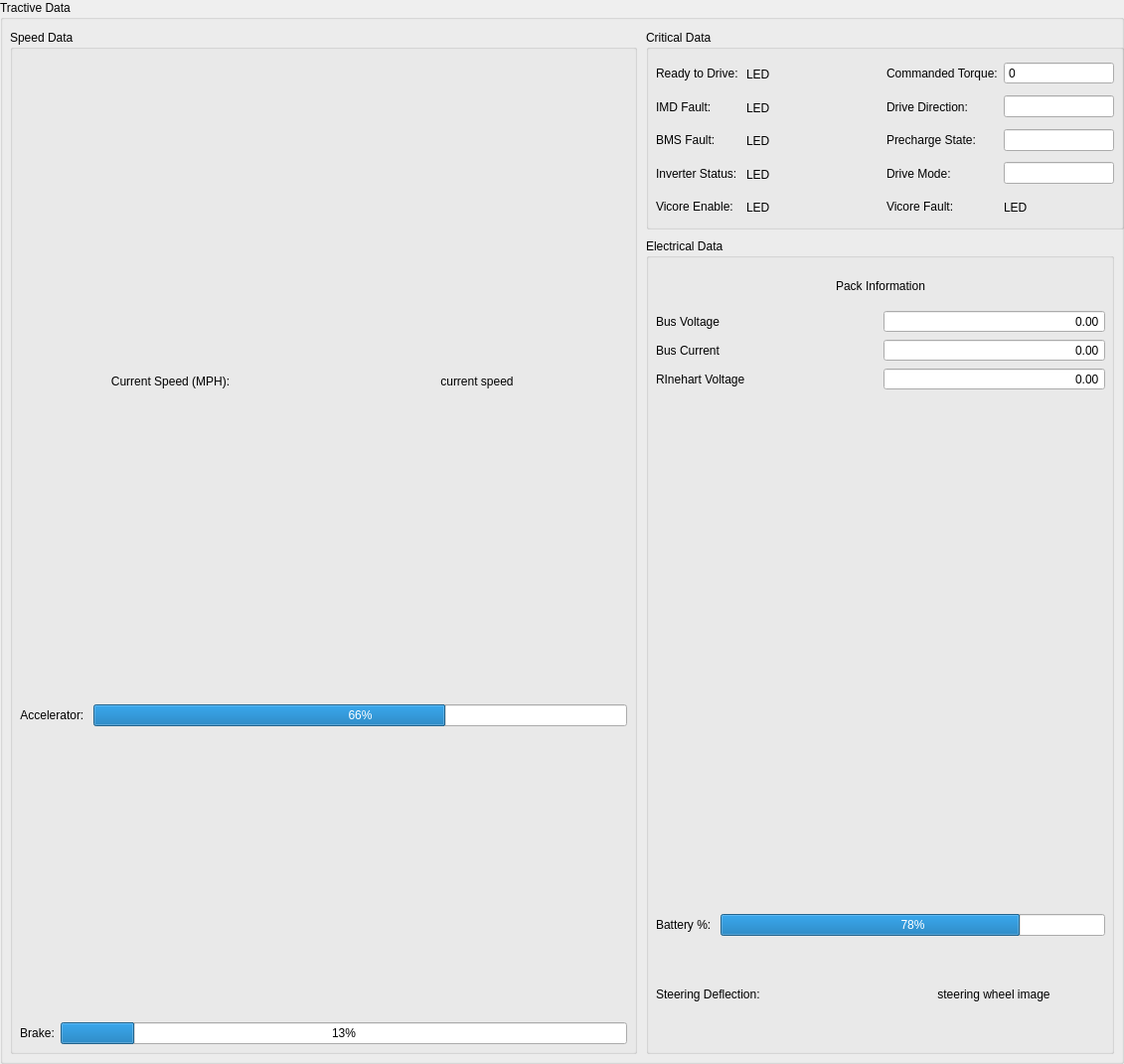
   <widget class="QGroupBox" name="MechanicalDataGroupBox">
    <property name="geometry">
     <rect>
      <x>10</x>
      <y>0</y>
      <width>1131</width>
      <height>1071</height>
     </rect>
    </property>
    <property name="title">
     <string>Tractive Data</string>
    </property>
    <widget class="QGroupBox" name="groupBox_3">
     <property name="geometry">
      <rect>
       <x>650</x>
       <y>30</y>
       <width>481</width>
       <height>201</height>
      </rect>
     </property>
     <property name="title">
      <string>Critical Data</string>
     </property>
     <widget class="QWidget" name="layoutWidget">
      <property name="geometry">
       <rect>
        <x>10</x>
        <y>30</y>
        <width>461</width>
        <height>161</height>
       </rect>
      </property>
      <layout class="QGridLayout" name="gridLayout">
       <item row="3" column="4">
        <widget class="QLineEdit" name="DriveModeTbx">
         <property name="maximumSize">
          <size>
           <width>130</width>
           <height>16777215</height>
          </size>
         </property>
         <property name="alignment">
          <set>Qt::AlignmentFlag::AlignLeading|Qt::AlignmentFlag::AlignLeft|Qt::AlignmentFlag::AlignVCenter</set>
         </property>
         <property name="readOnly">
          <bool>true</bool>
         </property>
        </widget>
       </item>
       <item row="0" column="4">
        <widget class="QDoubleSpinBox" name="CommandedTorqueSbx">
         <property name="sizePolicy">
          <sizepolicy hsizetype="Expanding" vsizetype="Fixed">
           <horstretch>0</horstretch>
           <verstretch>0</verstretch>
          </sizepolicy>
         </property>
         <property name="maximumSize">
          <size>
           <width>130</width>
           <height>16777215</height>
          </size>
         </property>
         <property name="alignment">
          <set>Qt::AlignmentFlag::AlignLeading|Qt::AlignmentFlag::AlignLeft|Qt::AlignmentFlag::AlignVCenter</set>
         </property>
         <property name="readOnly">
          <bool>true</bool>
         </property>
         <property name="buttonSymbols">
          <enum>QAbstractSpinBox::ButtonSymbols::NoButtons</enum>
         </property>
         <property name="decimals">
          <number>0</number>
         </property>
         <property name="maximum">
          <double>250.000000000000000</double>
         </property>
        </widget>
       </item>
       <item row="2" column="1">
        <widget class="QLabel" name="BMSFaultLED">
         <property name="sizePolicy">
          <sizepolicy hsizetype="Fixed" vsizetype="Fixed">
           <horstretch>0</horstretch>
           <verstretch>0</verstretch>
          </sizepolicy>
         </property>
         <property name="minimumSize">
          <size>
           <width>0</width>
           <height>30</height>
          </size>
         </property>
         <property name="maximumSize">
          <size>
           <width>16777215</width>
           <height>30</height>
          </size>
         </property>
         <property name="text">
          <string>LED</string>
         </property>
        </widget>
       </item>
       <item row="3" column="2">
        <spacer name="horizontalSpacer_11">
         <property name="orientation">
          <enum>Qt::Orientation::Horizontal</enum>
         </property>
         <property name="sizeHint" stdset="0">
          <size>
           <width>40</width>
           <height>20</height>
          </size>
         </property>
        </spacer>
       </item>
       <item row="1" column="1">
        <widget class="QLabel" name="IMDFaultLED">
         <property name="sizePolicy">
          <sizepolicy hsizetype="Fixed" vsizetype="Fixed">
           <horstretch>0</horstretch>
           <verstretch>0</verstretch>
          </sizepolicy>
         </property>
         <property name="minimumSize">
          <size>
           <width>0</width>
           <height>30</height>
          </size>
         </property>
         <property name="maximumSize">
          <size>
           <width>16777215</width>
           <height>30</height>
          </size>
         </property>
         <property name="text">
          <string>LED</string>
         </property>
        </widget>
       </item>
       <item row="3" column="0">
        <widget class="QLabel" name="InverterStatusLbl">
         <property name="text">
          <string>Inverter Status: </string>
         </property>
        </widget>
       </item>
       <item row="1" column="3">
        <widget class="QLabel" name="DriveDirectionLbl">
         <property name="text">
          <string>Drive Direction: </string>
         </property>
        </widget>
       </item>
       <item row="0" column="3">
        <widget class="QLabel" name="commandedTorqueLbl">
         <property name="text">
          <string>Commanded Torque:</string>
         </property>
        </widget>
       </item>
       <item row="0" column="1">
        <widget class="QLabel" name="readyToDriveLED">
         <property name="sizePolicy">
          <sizepolicy hsizetype="Fixed" vsizetype="Fixed">
           <horstretch>0</horstretch>
           <verstretch>0</verstretch>
          </sizepolicy>
         </property>
         <property name="minimumSize">
          <size>
           <width>0</width>
           <height>30</height>
          </size>
         </property>
         <property name="maximumSize">
          <size>
           <width>16777215</width>
           <height>30</height>
          </size>
         </property>
         <property name="text">
          <string>LED</string>
         </property>
        </widget>
       </item>
       <item row="1" column="0">
        <widget class="QLabel" name="IMDFaultLbl">
         <property name="text">
          <string>IMD Fault: </string>
         </property>
        </widget>
       </item>
       <item row="2" column="4">
        <widget class="QLineEdit" name="prechargeStateTbx">
         <property name="maximumSize">
          <size>
           <width>130</width>
           <height>16777215</height>
          </size>
         </property>
         <property name="alignment">
          <set>Qt::AlignmentFlag::AlignLeading|Qt::AlignmentFlag::AlignLeft|Qt::AlignmentFlag::AlignVCenter</set>
         </property>
         <property name="readOnly">
          <bool>true</bool>
         </property>
        </widget>
       </item>
       <item row="2" column="3">
        <widget class="QLabel" name="prechargeStateLbl">
         <property name="text">
          <string>Precharge State:</string>
         </property>
        </widget>
       </item>
       <item row="1" column="4">
        <widget class="QLineEdit" name="driveDirectionTbx">
         <property name="maximumSize">
          <size>
           <width>130</width>
           <height>16777215</height>
          </size>
         </property>
         <property name="alignment">
          <set>Qt::AlignmentFlag::AlignLeading|Qt::AlignmentFlag::AlignLeft|Qt::AlignmentFlag::AlignVCenter</set>
         </property>
         <property name="readOnly">
          <bool>true</bool>
         </property>
        </widget>
       </item>
       <item row="3" column="3">
        <widget class="QLabel" name="DriveModeLbl">
         <property name="text">
          <string>Drive Mode:</string>
         </property>
         <property name="alignment">
          <set>Qt::AlignmentFlag::AlignLeading|Qt::AlignmentFlag::AlignLeft|Qt::AlignmentFlag::AlignVCenter</set>
         </property>
        </widget>
       </item>
       <item row="0" column="0">
        <widget class="QLabel" name="readyToDriveLbl">
         <property name="text">
          <string>Ready to Drive:</string>
         </property>
        </widget>
       </item>
       <item row="0" column="2">
        <spacer name="horizontalSpacer_2">
         <property name="orientation">
          <enum>Qt::Orientation::Horizontal</enum>
         </property>
         <property name="sizeHint" stdset="0">
          <size>
           <width>40</width>
           <height>20</height>
          </size>
         </property>
        </spacer>
       </item>
       <item row="2" column="2">
        <spacer name="horizontalSpacer_10">
         <property name="orientation">
          <enum>Qt::Orientation::Horizontal</enum>
         </property>
         <property name="sizeHint" stdset="0">
          <size>
           <width>40</width>
           <height>20</height>
          </size>
         </property>
        </spacer>
       </item>
       <item row="3" column="1">
        <widget class="QLabel" name="InverterStatusLED">
         <property name="enabled">
          <bool>true</bool>
         </property>
         <property name="sizePolicy">
          <sizepolicy hsizetype="Fixed" vsizetype="Fixed">
           <horstretch>0</horstretch>
           <verstretch>0</verstretch>
          </sizepolicy>
         </property>
         <property name="minimumSize">
          <size>
           <width>0</width>
           <height>30</height>
          </size>
         </property>
         <property name="maximumSize">
          <size>
           <width>16777215</width>
           <height>30</height>
          </size>
         </property>
         <property name="text">
          <string>LED</string>
         </property>
        </widget>
       </item>
       <item row="2" column="0">
        <widget class="QLabel" name="BMSFaultLbl">
         <property name="text">
          <string>BMS Fault:</string>
         </property>
        </widget>
       </item>
       <item row="1" column="2">
        <spacer name="horizontalSpacer_9">
         <property name="orientation">
          <enum>Qt::Orientation::Horizontal</enum>
         </property>
         <property name="sizeHint" stdset="0">
          <size>
           <width>40</width>
           <height>20</height>
          </size>
         </property>
        </spacer>
       </item>
       <item row="4" column="0">
        <widget class="QLabel" name="vircoreEnableLbl">
         <property name="text">
          <string>Vicore Enable: </string>
         </property>
        </widget>
       </item>
       <item row="4" column="3">
        <widget class="QLabel" name="vicoreFaultLbl">
         <property name="text">
          <string>Vicore Fault: </string>
         </property>
        </widget>
       </item>
       <item row="4" column="2">
        <spacer name="horizontalSpacer_12">
         <property name="orientation">
          <enum>Qt::Orientation::Horizontal</enum>
         </property>
         <property name="sizeHint" stdset="0">
          <size>
           <width>40</width>
           <height>20</height>
          </size>
         </property>
        </spacer>
       </item>
       <item row="4" column="1">
        <widget class="QLabel" name="vicoreEnableLED">
         <property name="enabled">
          <bool>true</bool>
         </property>
         <property name="sizePolicy">
          <sizepolicy hsizetype="Fixed" vsizetype="Fixed">
           <horstretch>0</horstretch>
           <verstretch>0</verstretch>
          </sizepolicy>
         </property>
         <property name="minimumSize">
          <size>
           <width>0</width>
           <height>30</height>
          </size>
         </property>
         <property name="maximumSize">
          <size>
           <width>16777215</width>
           <height>30</height>
          </size>
         </property>
         <property name="text">
          <string>LED</string>
         </property>
        </widget>
       </item>
       <item row="4" column="4">
        <widget class="QLabel" name="vicoreFaultLED">
         <property name="enabled">
          <bool>true</bool>
         </property>
         <property name="sizePolicy">
          <sizepolicy hsizetype="Fixed" vsizetype="Fixed">
           <horstretch>0</horstretch>
           <verstretch>0</verstretch>
          </sizepolicy>
         </property>
         <property name="minimumSize">
          <size>
           <width>0</width>
           <height>30</height>
          </size>
         </property>
         <property name="maximumSize">
          <size>
           <width>16777215</width>
           <height>30</height>
          </size>
         </property>
         <property name="text">
          <string>LED</string>
         </property>
        </widget>
       </item>
      </layout>
     </widget>
    </widget>
    <widget class="QGroupBox" name="groupBox_4">
     <property name="geometry">
      <rect>
       <x>10</x>
       <y>30</y>
       <width>631</width>
       <height>1031</height>
      </rect>
     </property>
     <property name="title">
      <string>Speed Data</string>
     </property>
     <widget class="QWidget" name="layoutWidget">
      <property name="geometry">
       <rect>
        <x>10</x>
        <y>30</y>
        <width>611</width>
        <height>341</height>
       </rect>
      </property>
      <layout class="QVBoxLayout" name="verticalLayout_6">
       <item>
        <widget class="QWidget" name="speedPlot" native="true">
         <property name="sizePolicy">
          <sizepolicy hsizetype="MinimumExpanding" vsizetype="MinimumExpanding">
           <horstretch>0</horstretch>
           <verstretch>0</verstretch>
          </sizepolicy>
         </property>
         <property name="minimumSize">
          <size>
           <width>600</width>
           <height>300</height>
          </size>
         </property>
         <property name="maximumSize">
          <size>
           <width>600</width>
           <height>300</height>
          </size>
         </property>
        </widget>
       </item>
       <item>
        <layout class="QHBoxLayout" name="horizontalLayout_3">
         <item>
          <widget class="QLabel" name="currentSpeedLbl">
           <property name="text">
            <string>Current Speed (MPH):</string>
           </property>
           <property name="alignment">
            <set>Qt::AlignmentFlag::AlignCenter</set>
           </property>
          </widget>
         </item>
         <item>
          <widget class="QLabel" name="currentSpeedDataLbl">
           <property name="sizePolicy">
            <sizepolicy hsizetype="Preferred" vsizetype="MinimumExpanding">
             <horstretch>0</horstretch>
             <verstretch>0</verstretch>
            </sizepolicy>
           </property>
           <property name="text">
            <string>current speed</string>
           </property>
           <property name="alignment">
            <set>Qt::AlignmentFlag::AlignCenter</set>
           </property>
          </widget>
         </item>
        </layout>
       </item>
      </layout>
     </widget>
     <widget class="QWidget" name="layoutWidget">
      <property name="geometry">
       <rect>
        <x>10</x>
        <y>380</y>
        <width>611</width>
        <height>321</height>
       </rect>
      </property>
      <layout class="QVBoxLayout" name="verticalLayout_4">
       <item>
        <widget class="QWidget" name="accelPlot" native="true">
         <property name="sizePolicy">
          <sizepolicy hsizetype="MinimumExpanding" vsizetype="MinimumExpanding">
           <horstretch>0</horstretch>
           <verstretch>0</verstretch>
          </sizepolicy>
         </property>
         <property name="minimumSize">
          <size>
           <width>600</width>
           <height>300</height>
          </size>
         </property>
         <property name="maximumSize">
          <size>
           <width>600</width>
           <height>300</height>
          </size>
         </property>
        </widget>
       </item>
       <item>
        <layout class="QHBoxLayout" name="horizontalLayout">
         <item>
          <widget class="QLabel" name="AccelPedalLbl">
           <property name="text">
            <string>Accelerator: </string>
           </property>
           <property name="alignment">
            <set>Qt::AlignmentFlag::AlignCenter</set>
           </property>
          </widget>
         </item>
         <item>
          <widget class="QProgressBar" name="AccelPedalProgressBar">
           <property name="value">
            <number>66</number>
           </property>
          </widget>
         </item>
        </layout>
       </item>
      </layout>
     </widget>
     <widget class="QWidget" name="layoutWidget">
      <property name="geometry">
       <rect>
        <x>10</x>
        <y>710</y>
        <width>611</width>
        <height>311</height>
       </rect>
      </property>
      <layout class="QVBoxLayout" name="verticalLayout_5">
       <item>
        <widget class="QWidget" name="brakePlot" native="true">
         <property name="sizePolicy">
          <sizepolicy hsizetype="MinimumExpanding" vsizetype="MinimumExpanding">
           <horstretch>0</horstretch>
           <verstretch>0</verstretch>
          </sizepolicy>
         </property>
         <property name="minimumSize">
          <size>
           <width>600</width>
           <height>300</height>
          </size>
         </property>
         <property name="maximumSize">
          <size>
           <width>600</width>
           <height>300</height>
          </size>
         </property>
        </widget>
       </item>
       <item>
        <layout class="QHBoxLayout" name="horizontalLayout_2">
         <item>
          <widget class="QLabel" name="BrakePedalLbl">
           <property name="text">
            <string>Brake:</string>
           </property>
           <property name="alignment">
            <set>Qt::AlignmentFlag::AlignCenter</set>
           </property>
          </widget>
         </item>
         <item>
          <widget class="QProgressBar" name="BrakePedalProgressBar">
           <property name="value">
            <number>13</number>
           </property>
          </widget>
         </item>
        </layout>
       </item>
      </layout>
     </widget>
    </widget>
    <widget class="QGroupBox" name="groupBox_5">
     <property name="geometry">
      <rect>
       <x>650</x>
       <y>240</y>
       <width>471</width>
       <height>821</height>
      </rect>
     </property>
     <property name="title">
      <string>Electrical Data</string>
     </property>
     <widget class="QWidget" name="layoutWidget">
      <property name="geometry">
       <rect>
        <x>10</x>
        <y>30</y>
        <width>452</width>
        <height>379</height>
       </rect>
      </property>
      <layout class="QVBoxLayout" name="verticalLayout_2">
       <item>
        <layout class="QVBoxLayout" name="verticalLayout">
         <item>
          <widget class="QLabel" name="packInformationLbl">
           <property name="text">
            <string>Pack Information</string>
           </property>
           <property name="alignment">
            <set>Qt::AlignmentFlag::AlignCenter</set>
           </property>
          </widget>
         </item>
         <item>
          <layout class="QGridLayout" name="PrimaryVoltageGridLayout">
           <item row="1" column="0">
            <widget class="QLabel" name="BusCurrentLbl">
             <property name="text">
              <string>Bus Current</string>
             </property>
            </widget>
           </item>
           <item row="2" column="0">
            <widget class="QLabel" name="RinehartVoltageLbl">
             <property name="text">
              <string>RInehart Voltage</string>
             </property>
            </widget>
           </item>
           <item row="2" column="1">
            <widget class="QDoubleSpinBox" name="RinehartVoltageSbx">
             <property name="alignment">
              <set>Qt::AlignmentFlag::AlignRight|Qt::AlignmentFlag::AlignTrailing|Qt::AlignmentFlag::AlignVCenter</set>
             </property>
             <property name="readOnly">
              <bool>true</bool>
             </property>
             <property name="buttonSymbols">
              <enum>QAbstractSpinBox::ButtonSymbols::NoButtons</enum>
             </property>
             <property name="maximum">
              <double>1000.000000000000000</double>
             </property>
            </widget>
           </item>
           <item row="0" column="0">
            <widget class="QLabel" name="BusVoltageLbl">
             <property name="text">
              <string>Bus Voltage</string>
             </property>
            </widget>
           </item>
           <item row="1" column="1">
            <widget class="QDoubleSpinBox" name="BusCurrentSbx">
             <property name="alignment">
              <set>Qt::AlignmentFlag::AlignRight|Qt::AlignmentFlag::AlignTrailing|Qt::AlignmentFlag::AlignVCenter</set>
             </property>
             <property name="readOnly">
              <bool>true</bool>
             </property>
             <property name="buttonSymbols">
              <enum>QAbstractSpinBox::ButtonSymbols::NoButtons</enum>
             </property>
             <property name="maximum">
              <double>1000.000000000000000</double>
             </property>
            </widget>
           </item>
           <item row="0" column="1">
            <widget class="QDoubleSpinBox" name="BusVoltageSbx">
             <property name="alignment">
              <set>Qt::AlignmentFlag::AlignRight|Qt::AlignmentFlag::AlignTrailing|Qt::AlignmentFlag::AlignVCenter</set>
             </property>
             <property name="readOnly">
              <bool>true</bool>
             </property>
             <property name="buttonSymbols">
              <enum>QAbstractSpinBox::ButtonSymbols::NoButtons</enum>
             </property>
             <property name="maximum">
              <double>1000.000000000000000</double>
             </property>
            </widget>
           </item>
          </layout>
         </item>
        </layout>
       </item>
       <item>
        <widget class="QWidget" name="packCurrentPlot" native="true">
         <property name="sizePolicy">
          <sizepolicy hsizetype="Expanding" vsizetype="Expanding">
           <horstretch>0</horstretch>
           <verstretch>0</verstretch>
          </sizepolicy>
         </property>
         <property name="minimumSize">
          <size>
           <width>450</width>
           <height>250</height>
          </size>
         </property>
         <property name="maximumSize">
          <size>
           <width>450</width>
           <height>250</height>
          </size>
         </property>
        </widget>
       </item>
      </layout>
     </widget>
     <widget class="QWidget" name="layoutWidget">
      <property name="geometry">
       <rect>
        <x>10</x>
        <y>420</y>
        <width>452</width>
        <height>286</height>
       </rect>
      </property>
      <layout class="QVBoxLayout" name="verticalLayout_7">
       <item>
        <widget class="QWidget" name="packVoltagePlot" native="true">
         <property name="sizePolicy">
          <sizepolicy hsizetype="Expanding" vsizetype="Expanding">
           <horstretch>0</horstretch>
           <verstretch>0</verstretch>
          </sizepolicy>
         </property>
         <property name="minimumSize">
          <size>
           <width>450</width>
           <height>250</height>
          </size>
         </property>
         <property name="maximumSize">
          <size>
           <width>450</width>
           <height>250</height>
          </size>
         </property>
        </widget>
       </item>
       <item>
        <layout class="QHBoxLayout" name="horizontalLayout_4">
         <item>
          <widget class="QLabel" name="batteryPercentageLbl">
           <property name="sizePolicy">
            <sizepolicy hsizetype="Minimum" vsizetype="Expanding">
             <horstretch>0</horstretch>
             <verstretch>0</verstretch>
            </sizepolicy>
           </property>
           <property name="text">
            <string>Battery %: </string>
           </property>
           <property name="alignment">
            <set>Qt::AlignmentFlag::AlignLeading|Qt::AlignmentFlag::AlignLeft|Qt::AlignmentFlag::AlignVCenter</set>
           </property>
          </widget>
         </item>
         <item>
          <widget class="QProgressBar" name="BatteryPrecentageProgressBar">
           <property name="value">
            <number>78</number>
           </property>
          </widget>
         </item>
        </layout>
       </item>
      </layout>
     </widget>
     <widget class="QWidget" name="layoutWidget">
      <property name="geometry">
       <rect>
        <x>10</x>
        <y>710</y>
        <width>451</width>
        <height>101</height>
       </rect>
      </property>
      <layout class="QHBoxLayout" name="horizontalLayout_5">
       <item>
        <widget class="QLabel" name="steeringDeflectionLbl">
         <property name="text">
          <string>Steering Deflection:</string>
         </property>
        </widget>
       </item>
       <item>
        <widget class="QLabel" name="steeringDeflectionLblImage">
         <property name="text">
          <string>steering wheel image</string>
         </property>
         <property name="alignment">
          <set>Qt::AlignmentFlag::AlignCenter</set>
         </property>
        </widget>
       </item>
      </layout>
     </widget>
    </widget>
   </widget>
